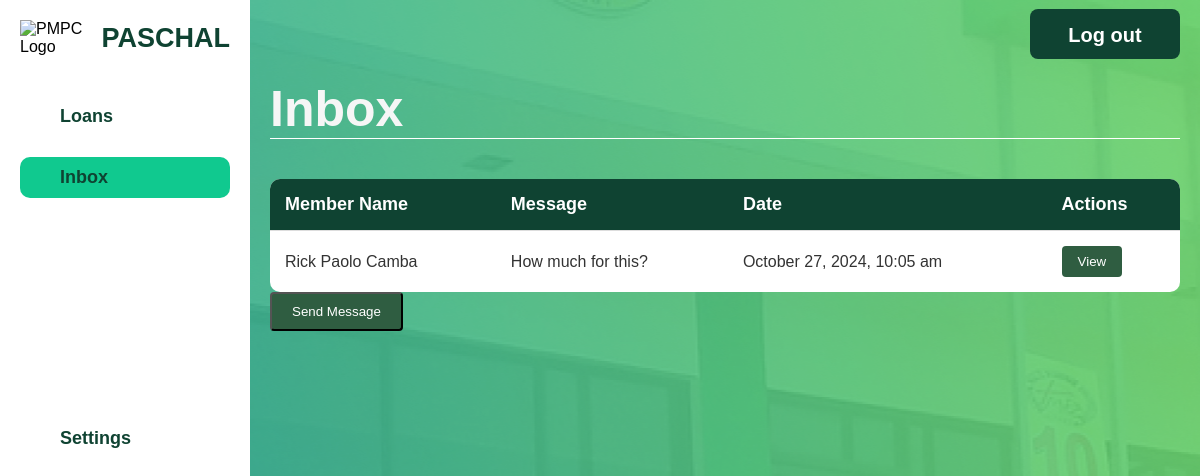
Page /loan/loan-inbox.php on the committed database.
### tables this page shows
CREATE TABLE `admin_messages` (
  `MessageID` int(11) NOT NULL,
  `MemberID` int(11) DEFAULT NULL,
  `Category` varchar(255) DEFAULT NULL,
  `MessageContent` text DEFAULT NULL,
  `DateSent` datetime DEFAULT NULL,
  `isReplied` tinyint(1) DEFAULT 0
);

### html/loan/loan-inbox.php (the view, shortened to what this page needs)
<?php
$servername = "localhost";
$dbUsername = "root";
$dbPassword = "";
$dbname = "pmpc";
$conn = new mysqli($servername, $dbUsername, $dbPassword, $dbname);
$messagesQuery = "SELECT CONCAT(m.FirstName, ' ', m.LastName) AS MemberName,
                         a.MessageContent, a.DateSent, a.MessageID
                  FROM admin_messages a
                  JOIN member m ON a.MemberID = m.MemberID
                  WHERE a.Category = 'Loan'
                  ORDER BY a.DateSent DESC";
$messagesResult = $conn->query($messagesQuery);
?>
<!DOCTYPE html>
<html lang="en">
<head>
    <link rel="stylesheet" href="../../css/admin-dashboard.css">
    <link rel="stylesheet" href="../../css/member-general.css">
    <link rel="stylesheet" href="../../css/admin.css">
</head>
<body>
    <div class="container">
        <div class="sidebar">
            <div class="logo-container">
                <div class="logo">
                    <img src="../../assets/pmpc-logo.png" alt="PMPC Logo">
                </div>
                <h2 class="pmpc-text">PASCHAL</h2>
            </div>
            <ul class="sidebar-menu">
                <li><a href="loanofficer.php" >Loans</a></li>
                <li><a href="Loan-inbox.php" class="active">Inbox</a></li>
            </ul>
            <ul class="sidebar-settings">
                <li><a href="#admin-settings.html">Settings</a></li>
            </ul>
        </div>
        <div class="main-content">
            <header>
                <h1>Inbox</h1>
                <button class="logout-button" onclick="redirectToIndex()">Log out</button>
            </header>
            <section class="inbox-section">
                <table class="inbox-table">
                    <thead>
                        <tr>
                            <th>Member Name</th>
                            <th>Message</th>
                            <th>Date</th>
                            <th>Actions</th>
                        </tr>
                    </thead>
                    <tbody id="inboxMessages">
                        <?php
                        if ($messagesResult->num_rows > 0) {
                            while ($message = $messagesResult->fetch_assoc()) {
                                echo "<tr>
                                    <td>{$message['MemberName']}</td>
                                    <td>{$message['MessageContent']}</td>
                                    <td>" . date('F j, Y, g:i a', strtotime($message['DateSent'])) . "</td>
                                    <td><button class='view-btn' onclick='showViewMessageModal({$message['MessageID']})'>View</button></td>
                                </tr>";
                            }
                        } else {
                            echo "<tr><td colspan='5'>No messages found.</td></tr>";
                        }
                        ?>
                    </tbody>
                </table>
            </section>
            <button class="send-message-button" onclick="openSendMessageModal()">Send Message</button>
        </div>
    </div>
</body>

### css/admin-dashboard.css (style rules this page uses)
.inbox-section { margin-top: 40px; }
.inbox-table { width: 100%; border-collapse: collapse; background-color: white; border-radius: 10px; overflow: hidden; }
.inbox-table thead { background-color: #0F4332; color: white; font-size: 18px; font-weight: bold; }
.inbox-table th, .inbox-table td { padding: 15px; text-align: left; border-bottom: 1px solid #ddd; }
.inbox-table td { font-size: 16px; color: #333; }
.inbox-table tr:last-child td { border-bottom: none; }
.view-btn, .reply-btn { background-color: #2f5d41; color: white; padding: 8px 16px; border-radius: 4px; cursor: pointer; border: none; }
.send-message-button { background-color: #2f5d41; color: white; padding: 10px 20px; border-radius: 4px; cursor: pointer; margin-bottom: 20px; }

### css/member-general.css (style rules this page uses)
* { margin: 0; padding: 0; box-sizing: border-box; font-family: 'Poppins', Arial, Helvetica, sans-serif; }
html, body { height: 100%; font-family: 'Poppins', Arial, Helvetica, sans-serif; }
body { background-image: url('../assets/bg.jpg'); background-size: auto; background-position: center; background-repeat: repeat; }
.container { display: flex; width: 100%; height: 100vh; }
.sidebar { width: 250px; background-color: #fff; display: flex; flex-direction: column; padding: 20px; position: fixed; height: 100vh; }
.logo-container { display: flex; align-items: center; margin-bottom: 20px; }
.logo img { width: 70px; height: auto; margin-right: 10px; }
.pmpc-text { font-size: 27px; color: #0F4332; font-weight: 800; }
.sidebar-menu { list-style: none; padding: 0; }
.sidebar-menu li { margin: 20px 0; }
.sidebar-settings { list-style: none; padding-left: 0; margin-bottom: 20px; }
.sidebar-menu a { color: #0F4332; text-decoration: none; font-size: 18px; font-weight: bold; display: block; padding: 10px 40px; transition: background-color 0.3s ease; }
.sidebar-menu a.active, .sidebar-menu a:hover { background-color: #10C98F; border-radius: 10px; }
.sidebar-settings li { margin: 0; }
.sidebar-settings a { color: #0F4332; text-decoration: none; font-size: 18px; font-weight: bold; padding: 10px 40px; display: block; transition: background-color 0.3s ease; margin-top:200px; }
.main-content { margin-left: 250px; padding: 20px; width: calc(100% - 250px); }
header { display: flex; justify-content: space-between; align-items: center; padding-top: 60px; border-bottom: 1.5px solid #ffffff; margin-bottom: 20px; }
header h1 { font-size: 50px; font-weight: 800; color: #f6f6f6; }
.logout-button { background-color: #0F4332; color: rgb(255, 255, 255); border-radius: 8px; margin-top: -150px; font-size: 20px; font-weight: bold; width: 150px; height: 50px; padding: 15px 25px; border: none; cursor: pointer; transition: background-color 0.3s ease; }

### rows in the picture
admin_messages: MemberName "Rick Paolo Camba", MessageContent "How much for this?", DateSent "October 27, 2024, 10:05 am"
